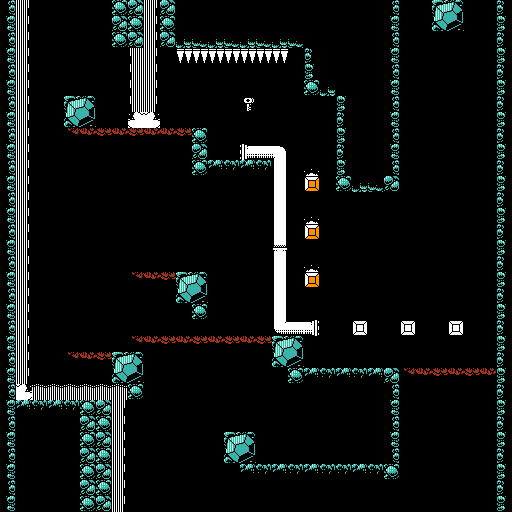

This game map was drawn from its Tiled (.tmx) file and the tilesets committed beside it. A one-line description and the full map source follow:
An orthogonal 32x32 tile map with 16x16 px tiles, 1 tile layer (Tile Layer 1).

<map version="1.10" tiledversion="git" orientation="orthogonal" renderorder="right-down" width="32" height="32" tilewidth="16" tileheight="16" infinite="0" nextlayerid="2" nextobjectid="1">
 <tileset firstgid="1" source="320BD_sparse.tsx" />
 <layer id="1" name="Tile Layer 1" width="32" height="32">
  <data encoding="csv">
41,51,0,0,0,0,0,39,40,51,40,0,0,0,0,0,0,0,0,0,0,0,0,0,41,0,0,37,38,0,0,42,
57,51,0,0,0,0,0,40,39,51,39,0,0,0,0,0,0,0,0,0,0,0,0,0,57,0,0,53,54,0,0,58,
41,51,0,0,0,0,0,39,40,51,40,23,24,23,24,23,24,23,24,0,0,0,0,0,41,0,0,0,0,0,0,42,
57,51,0,0,0,0,0,0,50,51,0,19,19,19,19,19,19,19,0,42,0,0,0,0,57,0,0,0,0,0,0,58,
41,51,0,0,0,0,0,0,50,51,0,0,0,0,0,0,0,0,0,58,0,0,0,0,41,0,0,0,0,0,0,42,
57,51,0,0,0,0,0,0,50,51,0,0,0,0,0,0,0,0,0,39,23,0,0,0,57,0,0,0,0,0,0,58,
41,51,0,0,37,38,0,0,50,51,0,0,0,0,0,17,0,0,0,0,0,58,0,0,41,0,0,0,0,0,0,42,
57,51,0,0,53,54,0,0,20,21,0,0,0,0,0,0,0,0,0,0,0,42,0,0,57,0,0,0,0,0,0,58,
41,51,0,0,65,66,67,66,67,66,66,67,39,0,0,0,0,0,0,0,0,58,0,0,41,0,0,0,0,0,0,42,
57,51,0,0,0,0,0,0,0,0,0,0,40,0,0,9,7,5,0,0,0,42,0,0,57,0,0,0,0,0,0,58,
41,51,0,0,0,0,0,0,0,0,0,0,39,55,56,55,56,1,0,22,0,58,0,0,41,0,0,0,0,0,0,42,
57,51,0,0,0,0,0,0,0,0,0,0,0,0,0,0,0,1,0,33,0,39,23,24,40,0,0,0,0,0,0,58,
41,51,0,0,0,0,0,0,0,0,0,0,0,0,0,0,0,1,0,0,0,0,0,0,0,0,0,0,0,0,0,42,
57,51,0,0,0,0,0,0,0,0,0,0,0,0,0,0,0,1,0,22,0,0,0,0,0,0,0,0,0,0,0,58,
41,51,0,0,0,0,0,0,0,0,0,0,0,0,0,0,0,1,0,33,0,0,0,0,0,0,0,0,0,0,0,42,
57,51,0,0,0,0,0,0,0,0,0,0,0,0,0,0,0,2,0,0,0,0,0,0,0,0,0,0,0,0,0,58,
41,51,0,0,0,0,0,0,0,0,0,0,0,0,0,0,0,1,0,22,0,0,0,0,0,0,0,0,0,0,0,42,
57,51,0,0,0,0,0,0,65,66,67,37,38,0,0,0,0,1,0,33,0,0,0,0,0,0,0,0,0,0,0,58,
41,51,0,0,0,0,0,0,0,0,0,53,54,0,0,0,0,1,0,0,0,0,0,0,0,0,0,0,0,0,0,42,
57,51,0,0,0,0,0,0,0,0,0,0,39,0,0,0,0,1,0,0,0,0,0,0,0,0,0,0,0,0,0,58,
41,51,0,0,0,0,0,0,0,0,0,0,0,0,0,0,0,3,7,10,0,0,18,0,0,18,0,0,18,0,0,42,
57,51,0,0,0,0,0,0,65,66,67,66,67,66,67,66,67,37,38,0,0,0,0,0,0,0,0,0,0,0,0,58,
41,51,0,0,65,66,67,37,38,0,0,0,0,0,0,0,0,53,54,0,0,0,0,0,0,0,0,0,0,0,0,42,
57,51,0,0,0,0,0,53,54,0,0,0,0,0,0,0,0,0,39,55,56,55,56,55,40,65,66,67,66,67,66,58,
41,21,49,49,49,49,49,49,39,0,0,0,0,0,0,0,0,0,0,0,0,0,0,0,41,0,0,0,0,0,0,42,
57,55,56,55,56,39,40,51,0,0,0,0,0,0,0,0,0,0,0,0,0,0,0,0,57,0,0,0,0,0,0,58,
41,0,0,0,0,40,39,51,0,0,0,0,0,0,0,0,0,0,0,0,0,0,0,0,41,0,0,0,0,0,0,42,
57,0,0,0,0,39,40,51,0,0,0,0,0,0,37,38,0,0,0,0,0,0,0,0,57,0,0,0,0,0,0,58,
41,0,0,0,0,40,39,51,0,0,0,0,0,0,53,54,0,0,0,0,0,0,0,0,41,0,0,0,0,0,0,42,
57,0,0,0,0,39,40,51,0,0,0,0,0,0,0,55,56,55,56,55,56,56,55,56,39,0,0,0,0,0,0,58,
41,0,0,0,0,40,39,51,0,0,0,0,0,0,0,0,0,0,0,0,0,0,0,0,0,0,0,0,0,0,0,42,
57,0,0,0,0,39,40,51,0,0,0,0,0,0,0,0,0,0,0,0,0,0,0,0,0,0,0,0,0,0,0,58
</data>
 </layer>
</map>
